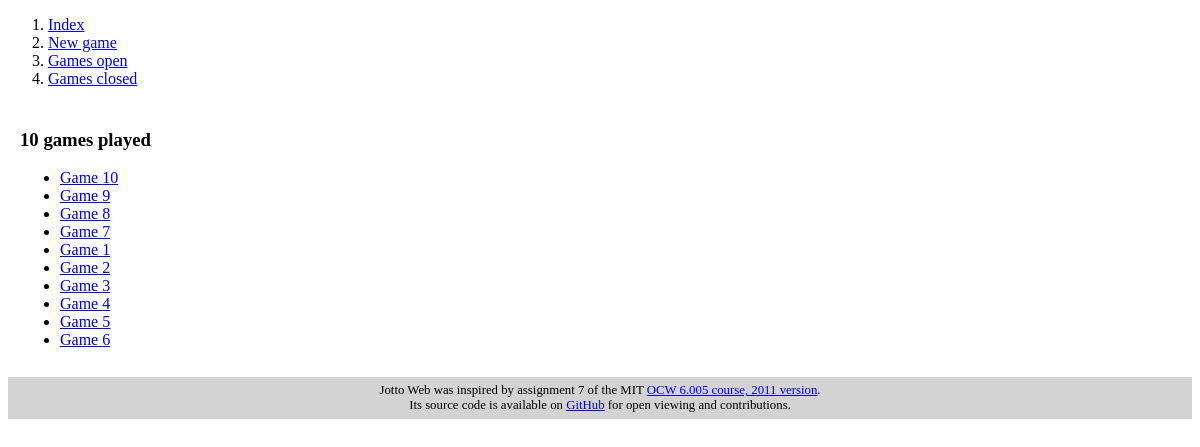
Before: /closed_sessions with the older database file.
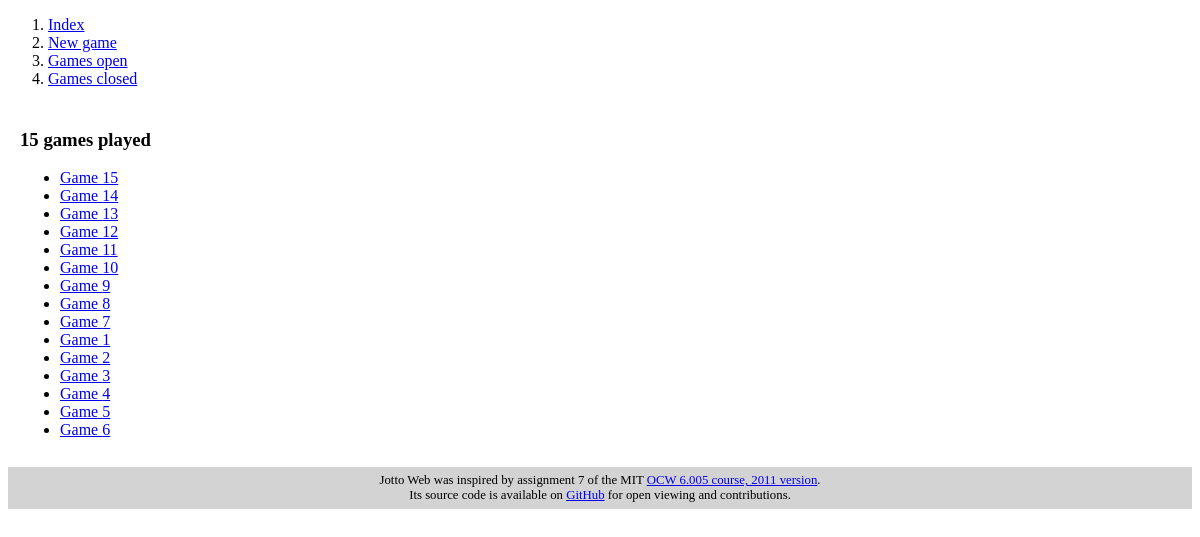
After: the same page with the newer database file.
### JottoWebApp/models.py (models this page shows, shortened)
class Session(models.Model):
    puzzle = models.ForeignKey(Puzzle, on_delete=models.CASCADE)
    start_date = models.DateTimeField(default=timezone.localtime)
    end_date = models.DateTimeField(null=True)
    def is_closed(self):
        return self.end_date is not None and self.end_date <= timezone.now()

### JottoWebApp/views.py (the view)
# urls.py: url(r"^closed_sessions$", ClosedSessionsView.as_view(), name="closed_sessions"),
class ClosedSessionsView(ListView):
    template_name = "jotto/closed_sessions.html"
    context_object_name = "sessions"
    def get_queryset(self):
        return [s for s in Session.objects.order_by("-start_date") if s.is_closed()]

### JottoWebApp/templates/jotto/closed_sessions.html (shortened to what this page needs)
{% extends "jotto/base.html" %}
{% block content %}
    {% if sessions %}
        <h3>{{ sessions|length }} games played</h3>
        <ul>
            {% for s in sessions %}
                <li><a href="{% url 'jotto:session' s.id %}">Game {{ s.id }}</a></li>
            {% endfor %}
        </ul>
    {% else %}
        <p>
            No games have still been opened.<br>
            If you wish, you can <a href="{% url 'jotto:pre_session' %}">start a new game</a>.
        </p>
    {% endif %}
{% endblock %}

Changed rows visible on the page:
added Session: id "15"
added Session: id "14"
added Session: id "13"
now on this page (row edited): Session: id "12"
now on this page (row edited): Session: id "11"
Other visible differences:
{{ sessions|length }}: "10" → "15"
